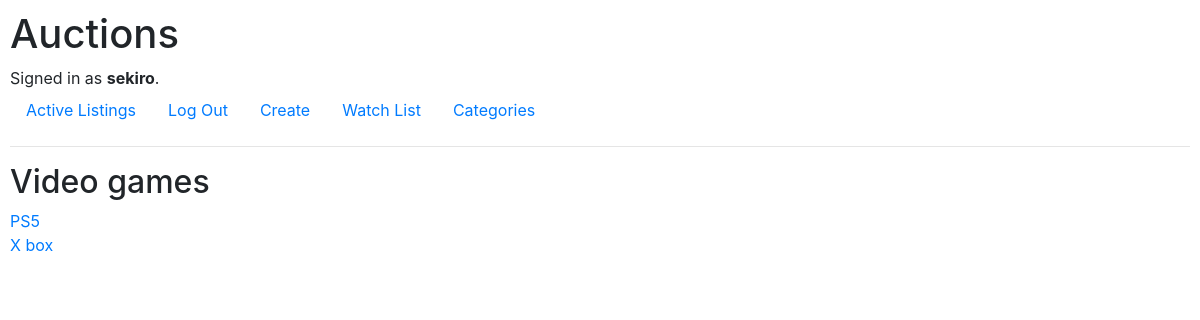
Screenshot of /category/Video games (signed in) with the database file from the repository.
### auctions/models.py (models this page shows, shortened)
class User(AbstractUser):
    pass

class List(models.Model):
    title = models.CharField(max_length=23)
    description = models.TextField(max_length=300)
    starting_bid = models.IntegerField(default=0)
    category = models.CharField(max_length=23)
    image = models.ImageField(upload_to='auction_pics', default='default.jpeg', blank=True)
    user = models.CharField(max_length=23, default="user")
    date_created = models.DateTimeField(default=timezone.now)
    final_buyer = models.CharField(max_length=23, blank=True)
    available = models.BooleanField(default=True,null=True)

### auctions/views.py (the view)
# urls.py: path("category",views.category_list,name="category_list"),
def category(request, category_name):
    item = List.objects.filter(category=category_name)
    return render(request, "auctions/category_view.html",{
        'categories': item,
        'name': category_name
    })

### auctions/templates/auctions/category_view.html
{% extends "auctions/layout.html" %}
{% block body %}
    <h2>{{ name }}</h2>
    {% for category in categories %}
    <a href="{% url 'item' category.id %}">{{ category.title }}</a>
    <br>
    {% endfor %}
{% endblock %}

### auctions/templates/auctions/layout.html (shortened to what this page needs)
{% load static %}
<!DOCTYPE html>
<html lang="en">
    <head>
        <link rel="stylesheet" href="https://stackpath.bootstrapcdn.com/bootstrap/4.4.1/css/bootstrap.min.css">
        <link href="{% static 'auctions/styles.css' %}" rel="stylesheet">
    </head>
    <body>
        <h1>Auctions</h1>
        <div>
            {% if user.is_authenticated %}
                Signed in as <strong>{{ user.username }}</strong>.
            {% else %}
                Not signed in.
            {% endif %}
        </div>
        <ul class="nav">
            <li class="nav-item">
                <a class="nav-link" href="{% url 'index' %}">Active Listings</a>
            </li>
            {% if user.is_authenticated %}
                <li class="nav-item">
                    <a class="nav-link" href="{% url 'logout' %}">Log Out</a>
                </li>
                <li class="nav-item">
                    <a class="nav-link" href="{% url 'create' %}">Create</a>
                </li>
                <li class="nav-item">
                    <a class="nav-link" href="{% url 'watch' %}">Watch List</a>
                </li>
                              <li class="nav-item">
                    <a class="nav-link" href="{% url 'category_list' %}">Categories</a>
                </li>
            {% endif %}
        </ul>
        <hr>
        {% block body %}
        {% endblock %}
    </body>
</html>

### auctions/static/auctions/styles.css (style rules this page uses)
body { padding: 10px; }

### rows the page displays
User: username "sekiro"
List: title "PS5"
List: title "X box"

### other values shown
{{ name }} "Video games"
